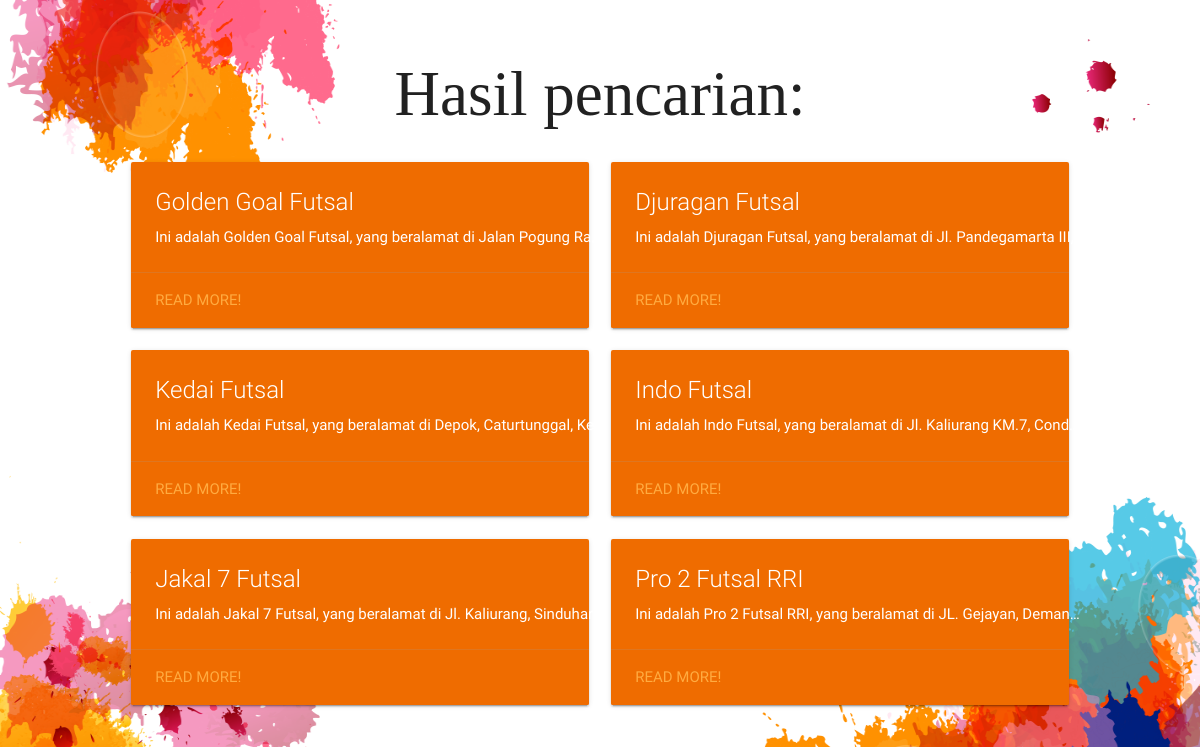
Screenshot of /futsal with the database file from the repository.
### olahfisik/models.py (models this page shows, shortened)
class Venue(models.Model):
    name = models.CharField(max_length=32)
    address = models.CharField(max_length=265, null=True)
    telephone = models.CharField(max_length=16, null=True)
    open = models.TimeField(null=True, blank=True)
    close = models.TimeField(null=True, blank=True)
    busy = models.TimeField(null=True, blank=True)
    longitude = models.FloatField()
    latitude = models.FloatField()
    rating = models.CharField(max_length=16, null=True)
    type = models.CharField(choices = TYPE_CHOICES, max_length = 2)

### olahfisik/views.py (the view)
# urls.py: url(r'^futsal', views.fut_view, name='fut'),
def fut_view(request):
    venues = Venue.objects.filter(type=3)
    return render(request, 'olahfisik/fut.html', {'venues' : venues})

### olahfisik/templates/olahfisik/fut.html (shortened to what this page needs)
{% load staticfiles %}
<!DOCTYPE html>
<html>
    <head>
				<link type="text/css" rel="stylesheet" href="{% static "css/materialize.css" %}">
				<link type="text/css" rel="stylesheet" href="{% static "css/materialize.min.css" %}">
        <link type="text/css" rel="stylesheet" href="{% static "css/result.css" %}">
    </head>
    <body>
        <div>
            <h1>Hasil pencarian:</h1>
        </div>
				<div class="row">
					{% for venue in venues %}
							<div class="col s12 m6">
								<div class="card orange darken-3">
									<div class="card-content white-text">
										<span class="card-title">{{venue.name}}</span>
										<p style="width: 450px; white-space: nowrap; overflow: hidden; text-overflow: ellipsis">Ini adalah {{venue.name}}, yang beralamat di {{venue.address}}.</p>
									</div>
									<div class="card-action">
										<a href="{% url 'details' venue.id%}">Read More!</a>
									</div>
								</div>
							</div>
					{% endfor %}
				</div>
    </body>
</html>

### olahfisik/static/css/result.css (style rules this page uses)
body { background-image: url("../images/index-01.png"); background-size: 100% 100%; background-repeat: no-repeat; background-attachment: fixed; background-position: center; margin-left: 10%; margin-right: 10%; margin-bottom: 5%; margin-top: 5%; }
h1 { font-family: "Bebas Neue"; text-align: center; }

### rows the page displays
Venue: name "Golden Goal Futsal", address "Jalan Pogung Ra…"
Venue: name "Djuragan Futsal", address "Jl. Pandegamarta III,…"
Venue: name "Kedai Futsal", address "Depok, Caturtunggal, Ke…"
Venue: name "Indo Futsal", address "Jl. Kaliurang KM.7, Cond…"
Venue: name "Jakal 7 Futsal", address "Jl. Kaliurang, Sinduhar…"
Venue: name "Pro 2 Futsal RRI", address "JL. Gejayan, Deman…"
